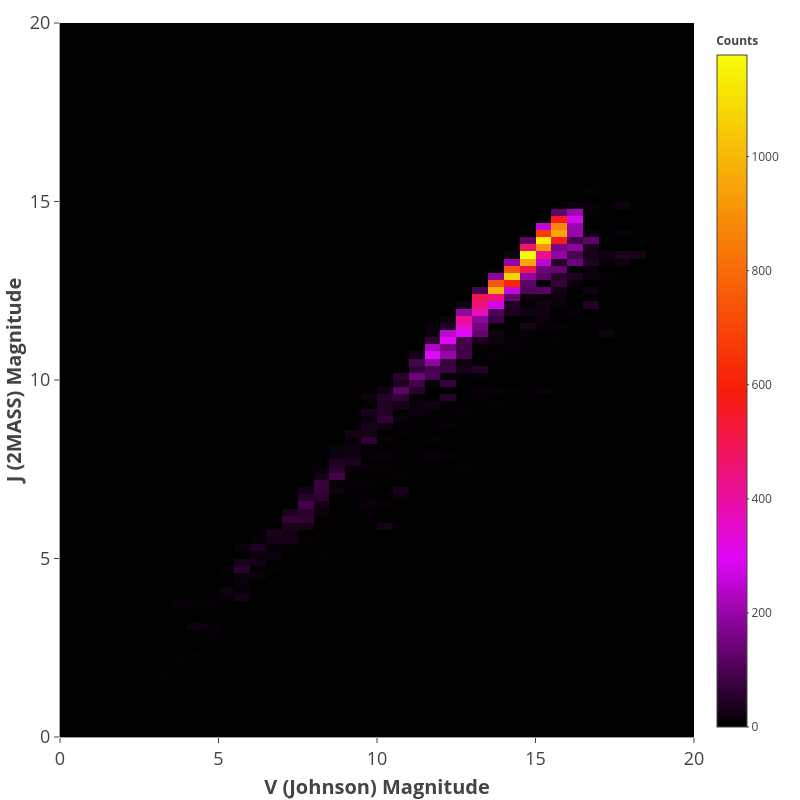

This chart was generated by the following R code:

# Paths:
path_data = "data/"
path_lib = "renv/library/R-4.1/x86_64-pc-linux-gnu/"

# Packages:
require(dplyr, lib = path_lib)
require(readr, lib = path_lib)
require(RColorBrewer, lib = path_lib)
require(plotly, lib = path_lib)

# Dataset:
df = readr::read_csv(paste0(path_data, "nasa_exoplanets.csv")) %>%
         as.data.frame()
attr(df, "spec") = NULL
df_varnames = readr::read_csv(paste0(path_data, "nasa_exoplanets_var_names.csv")) %>%
                  as.data.frame()
attr(df_varnames, "spec") = NULL

# Variables:
x_var = "sy_vmag"
x_var_name = (df_varnames %>%
                 dplyr::filter(var == x_var))$var_name
y_var = "sy_jmag"
y_var_name = (df_varnames %>%
                 dplyr::filter(var == y_var))$var_name

# Adapt the data:
df_plot = df %>%
              dplyr::select(all_of(x_var),
                            all_of(y_var))

# Plot:
my_palette = list(
    list(0, "#000000"),
    list(0.25, "#E008F8"),
    list(0.5, "#F81D08"),
    list(0.75, "#F88A08"),
    list(1, "#F7FE04")
)
n_binsxy = 150

p = plot_ly(
    data = df_plot,
    x = ~eval(parse(text = x_var)),
    y = ~eval(parse(text = y_var)),
    type = "histogram2d",
    histfunc = "bin",
    histnorm = "",
    nbinsx = n_binsxy,
    nbinsy = n_binsxy,
    xbins = list(
        start = 0,
        end = 20
    ),
    ybins = list(
        start = 0,
        end = 20
    ),
    colorscale = my_palette,
    colorbar = list(title = "<b>Counts</b>"),
    hovertemplate = paste0("<b>",
                           x_var_name, ": %{x:,}<br>",
                           y_var_name, ": %{y:,}<br>",
                           "Counts: %{z:}</b><extra></extra>")
) %>%
    layout(
        height = 800,
        width = 800,
        xaxis = list(
            title = paste0("<b>", x_var_name, "</b>"),
            titlefont = list(size = 20),
            tickfont = list(size = 18),
            categoryorder = "array"
        ),
        yaxis = list(
            title = paste0("<b>", y_var_name, "</b>"),
            titlefont = list(size = 20),
            tickfont = list(size = 18)
        ),
        margin = list(
            l = 10,
            r = 10,
            t = 10,
            b = 10
        ),
        hoverlabel = list(font = list(size = 18)),
        showlegend = FALSE
    )

p
